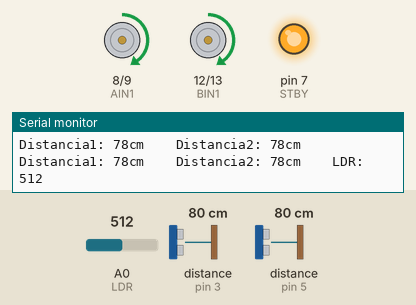
Recording of a sketch running on a simulated Arduino Uno, built with avr-gcc and run on an emulated ATmega328P. Shown: motor-driver pin pairs drawn as motors (green arrow = first pin HIGH = forward, orange = second pin HIGH = backward, longer = more drive, scaled by the enable pin, stopped while the standby pin is LOW), output pins drawn as LEDs (lit = HIGH), the last lines printed to the serial monitor. Wiring (inferred from the names in the program): 2 × ultrasonic range finder: trigger pin 2, echo pin 3 / trigger pin 4, echo pin 5. Inputs (shaded band) come from the test bench; at power-on: distance to the obstacle (sensors on pin 3, pin 5) 80 cm, A0 (LDR) = 512. The echo pulse lasts 58.3 µs per cm; pins used as bus, display or sensor lines are not drawn.

Above: at 4.8 s.
4.9 s: distance to the obstacle (sensor on pin 3) set to 25 cm
9.9 s: distance to the obstacle (sensor on pin 3) set to 19 cm
At 12.4 s:
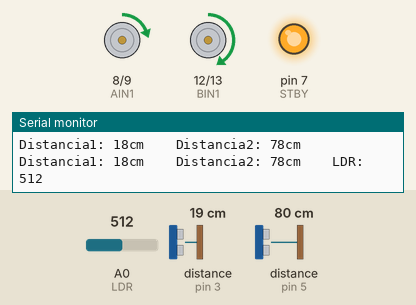
14.9 s: distance to the obstacle (sensor on pin 5) set to 24 cm
19.9 s: distance to the obstacle (sensor on pin 5) set to 19 cm
At 20.5 s:
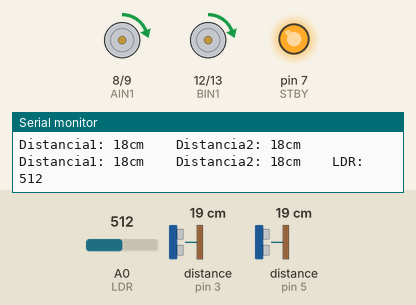
24.9 s: A0 (LDR) set to 11
29.9 s: A0 (LDR) set to 8
At 32.5 s:
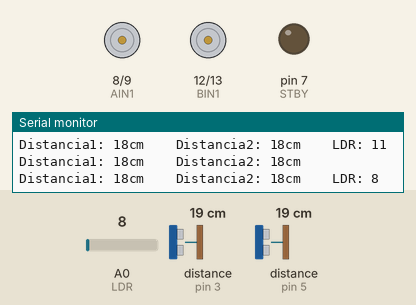
Timing chart, 0 to 34.0 s (numbered marks = the images above; inputs shaded):
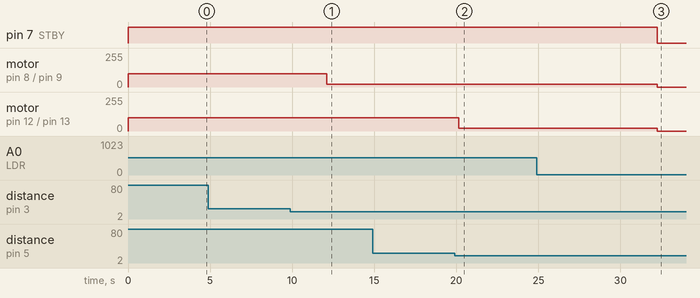

The sketch:

Proyecto_Sensores.ino
```cpp
//Motor Izq
const int PWMA = 10;
const int AIN2 = 9;
const int AIN1 = 8;
//Activa el control del modulo H
const int STBY = 7;
//Motor Der
const int BIN1 = 12;
const int BIN2 = 13;
const int PWMB = 11;
//Sensores
const int Trigger2 = 4;
const int Echo2 = 5;
const int Trigger1 = 2;
const int Echo1 = 3;
const int LDR = A0;
//Velocidad motores
float vl = 0;
float vr = 0;
//Pesos
float w0 = 0;
float w1 = 0;
int s1 = 0;
int s2 = 0;

void setup()
{
  //configurar sensores
  pinMode(Trigger1, OUTPUT);
  pinMode(Echo1, INPUT);
  pinMode(Trigger2, OUTPUT);
  pinMode(Echo2, INPUT);
  digitalWrite(Trigger1, LOW);
  digitalWrite(Trigger2, LOW);
  pinMode(LDR,INPUT);
  //congifura motores
  pinMode(PWMA,OUTPUT);
  pinMode(AIN2,OUTPUT);
  pinMode(AIN1,OUTPUT);
  pinMode(STBY,OUTPUT);
  pinMode(BIN1,OUTPUT);
  pinMode(BIN2,OUTPUT);
  pinMode(PWMB,OUTPUT);

  digitalWrite(STBY,HIGH);

 Serial.begin(9600);
}


void loop()
{
  long t1;
  long d1;
  long t2;
  long d2;
  int LDR_estado = analogRead(LDR);
  // Obtenemos informacion del entorno con los sensores
  digitalWrite(Trigger1, HIGH);
  delayMicroseconds(10);          //Enviamos un pulso de 10us
  digitalWrite(Trigger1, LOW);

  t1 = pulseIn(Echo1, HIGH);
  d1 = t1/59;

  digitalWrite(Trigger2, HIGH);
  delayMicroseconds(10);          //Enviamos un pulso de 10us
  digitalWrite(Trigger2, LOW);

  t2 = pulseIn(Echo2, HIGH);
  d2 = t2/59;

  Serial.print("Distancia1: ");
  Serial.print(d1);      //Enviamos serialmente el valor de la distancia
  Serial.print("cm");
  Serial.print("    Distancia2: ");
  Serial.print(d2);      //Enviamos serialmente el valor de la distancia
  Serial.print("cm");
  Serial.println();

                  //Hacemos una pausa de 100ms

  if (d1 <= 20){
    s1 = 1;
  }

  if (d2 <= 20){
    s2 = 1;
  }

if  (LDR_estado < 10){
  digitalWrite(STBY,LOW);
}
else{
  digitalWrite(STBY,HIGH);
  }


  w0 = 100;
  w1 = w0*0.8;

  vl = w0 - w1*s1;
  vr = w0 - w1*s2;

  configurar_motores();
  analogWrite(PWMA,vl);
  analogWrite(PWMB,vr);

  Serial.print("Distancia1: ");
  Serial.print(d1);      //Enviamos serialmente el valor de la distancia 1
  Serial.print("cm");
  Serial.print("    Distancia2: ");
  Serial.print(d2);      //Enviamos serialmente el valor de la distancia 2
  Serial.print("cm");
  Serial.print("    LDR: ");
  Serial.print(LDR_estado);      //Enviamos serialmente el valor del motor izquierdo
  Serial.println();

  delay(4000);

  s1 = 0;
  s2 = 0;
}

void configurar_motores(){
  //Motor Izq
  digitalWrite(AIN1,HIGH);
  digitalWrite(AIN2,LOW);
  //Motor Der
  digitalWrite(BIN1,HIGH);
  digitalWrite(BIN2,LOW);
}
```

Measured:
- the behaviour switches between 22 and 21 cm on distance to the obstacle (sensor on pin 3) (found by bisection; images 0 and 1)
- the behaviour switches between 22 and 21 cm on distance to the obstacle (sensor on pin 5) (found by bisection; images 1 and 2)
- the behaviour switches between 10 and 9 on A0 (LDR) (found by bisection; images 2 and 3)
- after the input at 9.9 s, motor on pin 8 (AIN1) / pin 9 (AIN2): forward 100/255 → forward 20/255 after 2.2 s
- after the input at 19.9 s, motor on pin 12 (BIN1) / pin 13 (BIN2): forward 100/255 → forward 20/255 after 0.26 s
- after the input at 29.9 s, pin 7 (STBY): HIGH → LOW after 2.3 s; motor on pin 8 (AIN1) / pin 9 (AIN2), motor on pin 12 (BIN1) / pin 13 (BIN2): forward 20/255 → stopped after 2.3 s
